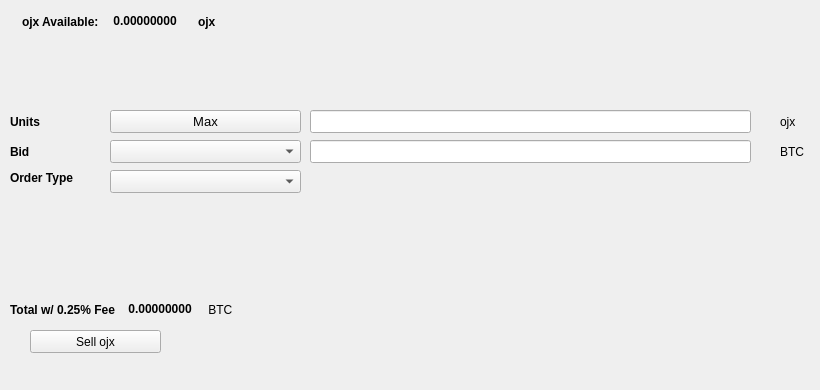
   <widget class="QWidget" name="SellTab">
    <attribute name="title">
     <string>Sell</string>
    </attribute>
    <widget class="QLabel" name="label_16">
     <property name="geometry">
      <rect>
       <x>780</x>
       <y>140</y>
       <width>31</width>
       <height>23</height>
      </rect>
     </property>
     <property name="text">
      <string>BTC</string>
     </property>
    </widget>
    <widget class="QComboBox" name="SellBidcomboBox">
     <property name="geometry">
      <rect>
       <x>110</x>
       <y>140</y>
       <width>191</width>
       <height>23</height>
      </rect>
     </property>
     <property name="font">
      <font>
       <pointsize>10</pointsize>
      </font>
     </property>
    </widget>
    <widget class="QLabel" name="label_18">
     <property name="geometry">
      <rect>
       <x>10</x>
       <y>110</y>
       <width>46</width>
       <height>23</height>
      </rect>
     </property>
     <property name="font">
      <font>
       <weight>75</weight>
       <bold>true</bold>
      </font>
     </property>
     <property name="text">
      <string>Units</string>
     </property>
    </widget>
    <widget class="QPushButton" name="Sell_Max_Amount">
     <property name="geometry">
      <rect>
       <x>110</x>
       <y>110</y>
       <width>191</width>
       <height>23</height>
      </rect>
     </property>
     <property name="font">
      <font>
       <pointsize>10</pointsize>
      </font>
     </property>
     <property name="text">
      <string>Max</string>
     </property>
    </widget>
    <widget class="QLabel" name="label_20">
     <property name="geometry">
      <rect>
       <x>10</x>
       <y>170</y>
       <width>91</width>
       <height>16</height>
      </rect>
     </property>
     <property name="font">
      <font>
       <weight>75</weight>
       <bold>true</bold>
      </font>
     </property>
     <property name="text">
      <string>Order Type</string>
     </property>
    </widget>
    <widget class="QComboBox" name="SellOrdertypeCombo">
     <property name="geometry">
      <rect>
       <x>110</x>
       <y>170</y>
       <width>191</width>
       <height>23</height>
      </rect>
     </property>
     <property name="font">
      <font>
       <pointsize>10</pointsize>
      </font>
     </property>
    </widget>
    <widget class="QLabel" name="label_21">
     <property name="geometry">
      <rect>
       <x>10</x>
       <y>140</y>
       <width>46</width>
       <height>23</height>
      </rect>
     </property>
     <property name="font">
      <font>
       <weight>75</weight>
       <bold>true</bold>
      </font>
     </property>
     <property name="text">
      <string>Bid</string>
     </property>
    </widget>
    <widget class="QLabel" name="label_22">
     <property name="geometry">
      <rect>
       <x>780</x>
       <y>110</y>
       <width>31</width>
       <height>23</height>
      </rect>
     </property>
     <property name="text">
      <string>ojx</string>
     </property>
    </widget>
    <widget class="QLineEdit" name="UnitsInputojx">
     <property name="geometry">
      <rect>
       <x>310</x>
       <y>110</y>
       <width>441</width>
       <height>23</height>
      </rect>
     </property>
     <property name="font">
      <font>
       <pointsize>9</pointsize>
       <weight>75</weight>
       <bold>true</bold>
      </font>
     </property>
    </widget>
    <widget class="QLineEdit" name="SellBidPriceEdit">
     <property name="geometry">
      <rect>
       <x>310</x>
       <y>140</y>
       <width>441</width>
       <height>23</height>
      </rect>
     </property>
     <property name="font">
      <font>
       <pointsize>9</pointsize>
       <weight>75</weight>
       <bold>true</bold>
      </font>
     </property>
    </widget>
    <widget class="QPushButton" name="SellojxBTN">
     <property name="geometry">
      <rect>
       <x>30</x>
       <y>330</y>
       <width>131</width>
       <height>23</height>
      </rect>
     </property>
     <property name="text">
      <string>Sell ojx</string>
     </property>
     <property name="icon">
      <iconset resource="../ojx">
       <normaloff>:/icons/bitcoin</normaloff>:/icons/bitcoin</iconset>
     </property>
    </widget>
    <widget class="QWidget" name="layoutWidget3">
     <property name="geometry">
      <rect>
       <x>22</x>
       <y>12</y>
       <width>258</width>
       <height>19</height>
      </rect>
     </property>
     <layout class="QHBoxLayout" name="horizontalLayout">
      <item>
       <widget class="QLabel" name="label232_2">
        <property name="font">
         <font>
          <weight>75</weight>
          <bold>true</bold>
         </font>
        </property>
        <property name="text">
         <string>ojx Available:</string>
        </property>
       </widget>
      </item>
      <item>
       <widget class="QLabel" name="ojxAvailableLabel">
        <property name="palette">
         <palette>
          <active>
           <colorrole role="WindowText">
            <brush brushstyle="SolidPattern">
             <color alpha="255">
              <red>0</red>
              <green>0</green>
              <blue>0</blue>
             </color>
            </brush>
           </colorrole>
           <colorrole role="Button">
            <brush brushstyle="SolidPattern">
             <color alpha="255">
              <red>0</red>
              <green>170</green>
              <blue>0</blue>
             </color>
            </brush>
           </colorrole>
           <colorrole role="Light">
            <brush brushstyle="SolidPattern">
             <color alpha="255">
              <red>0</red>
              <green>255</green>
              <blue>0</blue>
             </color>
            </brush>
           </colorrole>
           <colorrole role="Midlight">
            <brush brushstyle="SolidPattern">
             <color alpha="255">
              <red>0</red>
              <green>212</green>
              <blue>0</blue>
             </color>
            </brush>
           </colorrole>
           <colorrole role="Dark">
            <brush brushstyle="SolidPattern">
             <color alpha="255">
              <red>0</red>
              <green>85</green>
              <blue>0</blue>
             </color>
            </brush>
           </colorrole>
           <colorrole role="Mid">
            <brush brushstyle="SolidPattern">
             <color alpha="255">
              <red>0</red>
              <green>113</green>
              <blue>0</blue>
             </color>
            </brush>
           </colorrole>
           <colorrole role="Text">
            <brush brushstyle="SolidPattern">
             <color alpha="255">
              <red>0</red>
              <green>170</green>
              <blue>0</blue>
             </color>
            </brush>
           </colorrole>
           <colorrole role="BrightText">
            <brush brushstyle="SolidPattern">
             <color alpha="255">
              <red>255</red>
              <green>255</green>
              <blue>255</blue>
             </color>
            </brush>
           </colorrole>
           <colorrole role="ButtonText">
            <brush brushstyle="SolidPattern">
             <color alpha="255">
              <red>0</red>
              <green>0</green>
              <blue>0</blue>
             </color>
            </brush>
           </colorrole>
           <colorrole role="Base">
            <brush brushstyle="SolidPattern">
             <color alpha="255">
              <red>255</red>
              <green>255</green>
              <blue>255</blue>
             </color>
            </brush>
           </colorrole>
           <colorrole role="Window">
            <brush brushstyle="SolidPattern">
             <color alpha="255">
              <red>0</red>
              <green>170</green>
              <blue>0</blue>
             </color>
            </brush>
           </colorrole>
           <colorrole role="Shadow">
            <brush brushstyle="SolidPattern">
             <color alpha="255">
              <red>0</red>
              <green>0</green>
              <blue>0</blue>
             </color>
            </brush>
           </colorrole>
           <colorrole role="AlternateBase">
            <brush brushstyle="SolidPattern">
             <color alpha="255">
              <red>127</red>
              <green>212</green>
              <blue>127</blue>
             </color>
            </brush>
           </colorrole>
           <colorrole role="ToolTipBase">
            <brush brushstyle="SolidPattern">
             <color alpha="255">
              <red>255</red>
              <green>255</green>
              <blue>220</blue>
             </color>
            </brush>
           </colorrole>
           <colorrole role="ToolTipText">
            <brush brushstyle="SolidPattern">
             <color alpha="255">
              <red>0</red>
              <green>0</green>
              <blue>0</blue>
             </color>
            </brush>
           </colorrole>
          </active>
          <inactive>
           <colorrole role="WindowText">
            <brush brushstyle="SolidPattern">
             <color alpha="255">
              <red>0</red>
              <green>0</green>
              <blue>0</blue>
             </color>
            </brush>
           </colorrole>
           <colorrole role="Button">
            <brush brushstyle="SolidPattern">
             <color alpha="255">
              <red>0</red>
              <green>170</green>
              <blue>0</blue>
             </color>
            </brush>
           </colorrole>
           <colorrole role="Light">
            <brush brushstyle="SolidPattern">
             <color alpha="255">
              <red>0</red>
              <green>255</green>
              <blue>0</blue>
             </color>
            </brush>
           </colorrole>
           <colorrole role="Midlight">
            <brush brushstyle="SolidPattern">
             <color alpha="255">
              <red>0</red>
              <green>212</green>
              <blue>0</blue>
             </color>
            </brush>
           </colorrole>
           <colorrole role="Dark">
            <brush brushstyle="SolidPattern">
             <color alpha="255">
              <red>0</red>
              <green>85</green>
              <blue>0</blue>
             </color>
            </brush>
           </colorrole>
           <colorrole role="Mid">
            <brush brushstyle="SolidPattern">
             <color alpha="255">
              <red>0</red>
              <green>113</green>
              <blue>0</blue>
             </color>
            </brush>
           </colorrole>
           <colorrole role="Text">
            <brush brushstyle="SolidPattern">
             <color alpha="255">
              <red>0</red>
              <green>170</green>
              <blue>0</blue>
             </color>
            </brush>
           </colorrole>
           <colorrole role="BrightText">
            <brush brushstyle="SolidPattern">
             <color alpha="255">
              <red>255</red>
              <green>255</green>
              <blue>255</blue>
             </color>
            </brush>
           </colorrole>
           <colorrole role="ButtonText">
            <brush brushstyle="SolidPattern">
             <color alpha="255">
              <red>0</red>
              <green>0</green>
              <blue>0</blue>
             </color>
            </brush>
           </colorrole>
           <colorrole role="Base">
            <brush brushstyle="SolidPattern">
             <color alpha="255">
              <red>255</red>
              <green>255</green>
              <blue>255</blue>
             </color>
            </brush>
           </colorrole>
           <colorrole role="Window">
            <brush brushstyle="SolidPattern">
             <color alpha="255">
              <red>0</red>
              <green>170</green>
              <blue>0</blue>
             </color>
            </brush>
           </colorrole>
           <colorrole role="Shadow">
            <brush brushstyle="SolidPattern">
             <color alpha="255">
              <red>0</red>
              <green>0</green>
              <blue>0</blue>
             </color>
            </brush>
           </colorrole>
           <colorrole role="AlternateBase">
            <brush brushstyle="SolidPattern">
             <color alpha="255">
              <red>127</red>
              <green>212</green>
              <blue>127</blue>
             </color>
            </brush>
           </colorrole>
           <colorrole role="ToolTipBase">
            <brush brushstyle="SolidPattern">
             <color alpha="255">
              <red>255</red>
              <green>255</green>
              <blue>220</blue>
             </color>
            </brush>
           </colorrole>
           <colorrole role="ToolTipText">
            <brush brushstyle="SolidPattern">
             <color alpha="255">
              <red>0</red>
              <green>0</green>
              <blue>0</blue>
             </color>
            </brush>
           </colorrole>
          </inactive>
          <disabled>
           <colorrole role="WindowText">
            <brush brushstyle="SolidPattern">
             <color alpha="255">
              <red>0</red>
              <green>85</green>
              <blue>0</blue>
             </color>
            </brush>
           </colorrole>
           <colorrole role="Button">
            <brush brushstyle="SolidPattern">
             <color alpha="255">
              <red>0</red>
              <green>170</green>
              <blue>0</blue>
             </color>
            </brush>
           </colorrole>
           <colorrole role="Light">
            <brush brushstyle="SolidPattern">
             <color alpha="255">
              <red>0</red>
              <green>255</green>
              <blue>0</blue>
             </color>
            </brush>
           </colorrole>
           <colorrole role="Midlight">
            <brush brushstyle="SolidPattern">
             <color alpha="255">
              <red>0</red>
              <green>212</green>
              <blue>0</blue>
             </color>
            </brush>
           </colorrole>
           <colorrole role="Dark">
            <brush brushstyle="SolidPattern">
             <color alpha="255">
              <red>0</red>
              <green>85</green>
              <blue>0</blue>
             </color>
            </brush>
           </colorrole>
           <colorrole role="Mid">
            <brush brushstyle="SolidPattern">
             <color alpha="255">
              <red>0</red>
              <green>113</green>
              <blue>0</blue>
             </color>
            </brush>
           </colorrole>
           <colorrole role="Text">
            <brush brushstyle="SolidPattern">
             <color alpha="255">
              <red>0</red>
              <green>85</green>
              <blue>0</blue>
             </color>
            </brush>
           </colorrole>
           <colorrole role="BrightText">
            <brush brushstyle="SolidPattern">
             <color alpha="255">
              <red>255</red>
              <green>255</green>
              <blue>255</blue>
             </color>
            </brush>
           </colorrole>
           <colorrole role="ButtonText">
            <brush brushstyle="SolidPattern">
             <color alpha="255">
              <red>0</red>
              <green>85</green>
              <blue>0</blue>
             </color>
            </brush>
           </colorrole>
           <colorrole role="Base">
            <brush brushstyle="SolidPattern">
             <color alpha="255">
              <red>0</red>
              <green>170</green>
              <blue>0</blue>
             </color>
            </brush>
           </colorrole>
           <colorrole role="Window">
            <brush brushstyle="SolidPattern">
             <color alpha="255">
              <red>0</red>
              <green>170</green>
              <blue>0</blue>
             </color>
            </brush>
           </colorrole>
           <colorrole role="Shadow">
            <brush brushstyle="SolidPattern">
             <color alpha="255">
              <red>0</red>
              <green>0</green>
              <blue>0</blue>
             </color>
            </brush>
           </colorrole>
           <colorrole role="AlternateBase">
            <brush brushstyle="SolidPattern">
             <color alpha="255">
              <red>0</red>
              <green>170</green>
              <blue>0</blue>
             </color>
            </brush>
           </colorrole>
           <colorrole role="ToolTipBase">
            <brush brushstyle="SolidPattern">
             <color alpha="255">
              <red>255</red>
              <green>255</green>
              <blue>220</blue>
             </color>
            </brush>
           </colorrole>
           <colorrole role="ToolTipText">
            <brush brushstyle="SolidPattern">
             <color alpha="255">
              <red>0</red>
              <green>0</green>
              <blue>0</blue>
             </color>
            </brush>
           </colorrole>
          </disabled>
         </palette>
        </property>
        <property name="font">
         <font>
          <weight>75</weight>
          <bold>true</bold>
         </font>
        </property>
        <property name="text">
         <string> 0.00000000 </string>
        </property>
        <property name="textInteractionFlags">
         <set>Qt::LinksAccessibleByMouse|Qt::TextSelectableByKeyboard|Qt::TextSelectableByMouse</set>
        </property>
       </widget>
      </item>
      <item>
       <widget class="QLabel" name="labelojx">
        <property name="font">
         <font>
          <weight>75</weight>
          <bold>true</bold>
         </font>
        </property>
        <property name="text">
         <string>ojx</string>
        </property>
       </widget>
      </item>
     </layout>
    </widget>
    <widget class="QWidget" name="layoutWidget">
     <property name="geometry">
      <rect>
       <x>10</x>
       <y>300</y>
       <width>268</width>
       <height>19</height>
      </rect>
     </property>
     <layout class="QHBoxLayout" name="horizontalLayout_2">
      <item>
       <widget class="QLabel" name="label_19">
        <property name="font">
         <font>
          <weight>75</weight>
          <bold>true</bold>
         </font>
        </property>
        <property name="text">
         <string>Total w/ 0.25% Fee </string>
        </property>
       </widget>
      </item>
      <item>
       <widget class="QLabel" name="SellCostLabel">
        <property name="palette">
         <palette>
          <active>
           <colorrole role="WindowText">
            <brush brushstyle="SolidPattern">
             <color alpha="255">
              <red>0</red>
              <green>0</green>
              <blue>0</blue>
             </color>
            </brush>
           </colorrole>
           <colorrole role="Button">
            <brush brushstyle="SolidPattern">
             <color alpha="255">
              <red>0</red>
              <green>170</green>
              <blue>0</blue>
             </color>
            </brush>
           </colorrole>
           <colorrole role="Light">
            <brush brushstyle="SolidPattern">
             <color alpha="255">
              <red>0</red>
              <green>255</green>
              <blue>0</blue>
             </color>
            </brush>
           </colorrole>
           <colorrole role="Midlight">
            <brush brushstyle="SolidPattern">
             <color alpha="255">
              <red>0</red>
              <green>212</green>
              <blue>0</blue>
             </color>
            </brush>
           </colorrole>
           <colorrole role="Dark">
            <brush brushstyle="SolidPattern">
             <color alpha="255">
              <red>0</red>
              <green>85</green>
              <blue>0</blue>
             </color>
            </brush>
           </colorrole>
           <colorrole role="Mid">
            <brush brushstyle="SolidPattern">
             <color alpha="255">
              <red>0</red>
              <green>113</green>
              <blue>0</blue>
             </color>
            </brush>
           </colorrole>
           <colorrole role="Text">
            <brush brushstyle="SolidPattern">
             <color alpha="255">
              <red>0</red>
              <green>170</green>
              <blue>0</blue>
             </color>
            </brush>
           </colorrole>
           <colorrole role="BrightText">
            <brush brushstyle="SolidPattern">
             <color alpha="255">
              <red>255</red>
              <green>255</green>
              <blue>255</blue>
             </color>
            </brush>
           </colorrole>
           <colorrole role="ButtonText">
            <brush brushstyle="SolidPattern">
             <color alpha="255">
              <red>0</red>
              <green>0</green>
              <blue>0</blue>
             </color>
            </brush>
           </colorrole>
           <colorrole role="Base">
            <brush brushstyle="SolidPattern">
             <color alpha="255">
              <red>255</red>
              <green>255</green>
              <blue>255</blue>
             </color>
            </brush>
           </colorrole>
           <colorrole role="Window">
            <brush brushstyle="SolidPattern">
             <color alpha="255">
              <red>0</red>
              <green>170</green>
              <blue>0</blue>
             </color>
            </brush>
           </colorrole>
           <colorrole role="Shadow">
            <brush brushstyle="SolidPattern">
             <color alpha="255">
              <red>0</red>
              <green>0</green>
              <blue>0</blue>
             </color>
            </brush>
           </colorrole>
           <colorrole role="AlternateBase">
            <brush brushstyle="SolidPattern">
             <color alpha="255">
              <red>127</red>
              <green>212</green>
              <blue>127</blue>
             </color>
            </brush>
           </colorrole>
           <colorrole role="ToolTipBase">
            <brush brushstyle="SolidPattern">
             <color alpha="255">
              <red>255</red>
              <green>255</green>
              <blue>220</blue>
             </color>
            </brush>
           </colorrole>
           <colorrole role="ToolTipText">
            <brush brushstyle="SolidPattern">
             <color alpha="255">
              <red>0</red>
              <green>0</green>
              <blue>0</blue>
             </color>
            </brush>
           </colorrole>
          </active>
          <inactive>
           <colorrole role="WindowText">
            <brush brushstyle="SolidPattern">
             <color alpha="255">
              <red>0</red>
              <green>0</green>
              <blue>0</blue>
             </color>
            </brush>
           </colorrole>
           <colorrole role="Button">
            <brush brushstyle="SolidPattern">
             <color alpha="255">
              <red>0</red>
              <green>170</green>
              <blue>0</blue>
             </color>
            </brush>
           </colorrole>
           <colorrole role="Light">
            <brush brushstyle="SolidPattern">
             <color alpha="255">
              <red>0</red>
              <green>255</green>
              <blue>0</blue>
             </color>
            </brush>
           </colorrole>
           <colorrole role="Midlight">
            <brush brushstyle="SolidPattern">
             <color alpha="255">
              <red>0</red>
              <green>212</green>
              <blue>0</blue>
             </color>
            </brush>
           </colorrole>
           <colorrole role="Dark">
            <brush brushstyle="SolidPattern">
             <color alpha="255">
              <red>0</red>
              <green>85</green>
              <blue>0</blue>
             </color>
            </brush>
           </colorrole>
           <colorrole role="Mid">
            <brush brushstyle="SolidPattern">
             <color alpha="255">
              <red>0</red>
              <green>113</green>
              <blue>0</blue>
             </color>
            </brush>
           </colorrole>
           <colorrole role="Text">
            <brush brushstyle="SolidPattern">
             <color alpha="255">
              <red>0</red>
              <green>170</green>
              <blue>0</blue>
             </color>
            </brush>
           </colorrole>
           <colorrole role="BrightText">
            <brush brushstyle="SolidPattern">
             <color alpha="255">
              <red>255</red>
              <green>255</green>
              <blue>255</blue>
             </color>
            </brush>
           </colorrole>
           <colorrole role="ButtonText">
            <brush brushstyle="SolidPattern">
             <color alpha="255">
              <red>0</red>
              <green>0</green>
              <blue>0</blue>
             </color>
            </brush>
           </colorrole>
           <colorrole role="Base">
            <brush brushstyle="SolidPattern">
             <color alpha="255">
              <red>255</red>
              <green>255</green>
              <blue>255</blue>
             </color>
            </brush>
           </colorrole>
           <colorrole role="Window">
            <brush brushstyle="SolidPattern">
             <color alpha="255">
              <red>0</red>
              <green>170</green>
              <blue>0</blue>
             </color>
            </brush>
           </colorrole>
           <colorrole role="Shadow">
            <brush brushstyle="SolidPattern">
             <color alpha="255">
              <red>0</red>
              <green>0</green>
              <blue>0</blue>
             </color>
            </brush>
           </colorrole>
           <colorrole role="AlternateBase">
            <brush brushstyle="SolidPattern">
             <color alpha="255">
              <red>127</red>
              <green>212</green>
              <blue>127</blue>
             </color>
            </brush>
           </colorrole>
           <colorrole role="ToolTipBase">
            <brush brushstyle="SolidPattern">
             <color alpha="255">
              <red>255</red>
              <green>255</green>
              <blue>220</blue>
             </color>
            </brush>
           </colorrole>
           <colorrole role="ToolTipText">
            <brush brushstyle="SolidPattern">
             <color alpha="255">
              <red>0</red>
              <green>0</green>
              <blue>0</blue>
             </color>
            </brush>
           </colorrole>
          </inactive>
          <disabled>
           <colorrole role="WindowText">
            <brush brushstyle="SolidPattern">
             <color alpha="255">
              <red>0</red>
              <green>85</green>
              <blue>0</blue>
             </color>
            </brush>
           </colorrole>
           <colorrole role="Button">
            <brush brushstyle="SolidPattern">
             <color alpha="255">
              <red>0</red>
              <green>170</green>
              <blue>0</blue>
             </color>
            </brush>
           </colorrole>
           <colorrole role="Light">
            <brush brushstyle="SolidPattern">
             <color alpha="255">
              <red>0</red>
              <green>255</green>
              <blue>0</blue>
             </color>
            </brush>
           </colorrole>
           <colorrole role="Midlight">
            <brush brushstyle="SolidPattern">
             <color alpha="255">
              <red>0</red>
              <green>212</green>
              <blue>0</blue>
             </color>
            </brush>
           </colorrole>
           <colorrole role="Dark">
            <brush brushstyle="SolidPattern">
             <color alpha="255">
              <red>0</red>
              <green>85</green>
              <blue>0</blue>
             </color>
            </brush>
           </colorrole>
           <colorrole role="Mid">
            <brush brushstyle="SolidPattern">
             <color alpha="255">
              <red>0</red>
              <green>113</green>
              <blue>0</blue>
             </color>
            </brush>
           </colorrole>
           <colorrole role="Text">
            <brush brushstyle="SolidPattern">
             <color alpha="255">
              <red>0</red>
              <green>85</green>
              <blue>0</blue>
             </color>
            </brush>
           </colorrole>
           <colorrole role="BrightText">
            <brush brushstyle="SolidPattern">
             <color alpha="255">
              <red>255</red>
              <green>255</green>
              <blue>255</blue>
             </color>
            </brush>
           </colorrole>
           <colorrole role="ButtonText">
            <brush brushstyle="SolidPattern">
             <color alpha="255">
              <red>0</red>
              <green>85</green>
              <blue>0</blue>
             </color>
            </brush>
           </colorrole>
           <colorrole role="Base">
            <brush brushstyle="SolidPattern">
             <color alpha="255">
              <red>0</red>
              <green>170</green>
              <blue>0</blue>
             </color>
            </brush>
           </colorrole>
           <colorrole role="Window">
            <brush brushstyle="SolidPattern">
             <color alpha="255">
              <red>0</red>
              <green>170</green>
              <blue>0</blue>
             </color>
            </brush>
           </colorrole>
           <colorrole role="Shadow">
            <brush brushstyle="SolidPattern">
             <color alpha="255">
              <red>0</red>
              <green>0</green>
              <blue>0</blue>
             </color>
            </brush>
           </colorrole>
           <colorrole role="AlternateBase">
            <brush brushstyle="SolidPattern">
             <color alpha="255">
              <red>0</red>
              <green>170</green>
              <blue>0</blue>
             </color>
            </brush>
           </colorrole>
           <colorrole role="ToolTipBase">
            <brush brushstyle="SolidPattern">
             <color alpha="255">
              <red>255</red>
              <green>255</green>
              <blue>220</blue>
             </color>
            </brush>
           </colorrole>
           <colorrole role="ToolTipText">
            <brush brushstyle="SolidPattern">
             <color alpha="255">
              <red>0</red>
              <green>0</green>
              <blue>0</blue>
             </color>
            </brush>
           </colorrole>
          </disabled>
         </palette>
        </property>
        <property name="font">
         <font>
          <weight>75</weight>
          <bold>true</bold>
         </font>
        </property>
        <property name="autoFillBackground">
         <bool>false</bool>
        </property>
        <property name="text">
         <string> 0.00000000</string>
        </property>
        <property name="textInteractionFlags">
         <set>Qt::LinksAccessibleByMouse|Qt::TextSelectableByMouse</set>
        </property>
       </widget>
      </item>
      <item>
       <widget class="QLabel" name="label_17">
        <property name="font">
         <font>
          <weight>50</weight>
          <bold>false</bold>
         </font>
        </property>
        <property name="text">
         <string> BTC</string>
        </property>
       </widget>
      </item>
     </layout>
    </widget>
    <widget class="QLabel" name="label_23">
     <property name="geometry">
      <rect>
       <x>460</x>
       <y>300</y>
       <width>281</width>
       <height>81</height>
      </rect>
     </property>
     <property name="text">
      <string/>
     </property>
     <property name="pixmap">
      <pixmap>:/images/bittrex</pixmap>
     </property>
    </widget>
   </widget>
